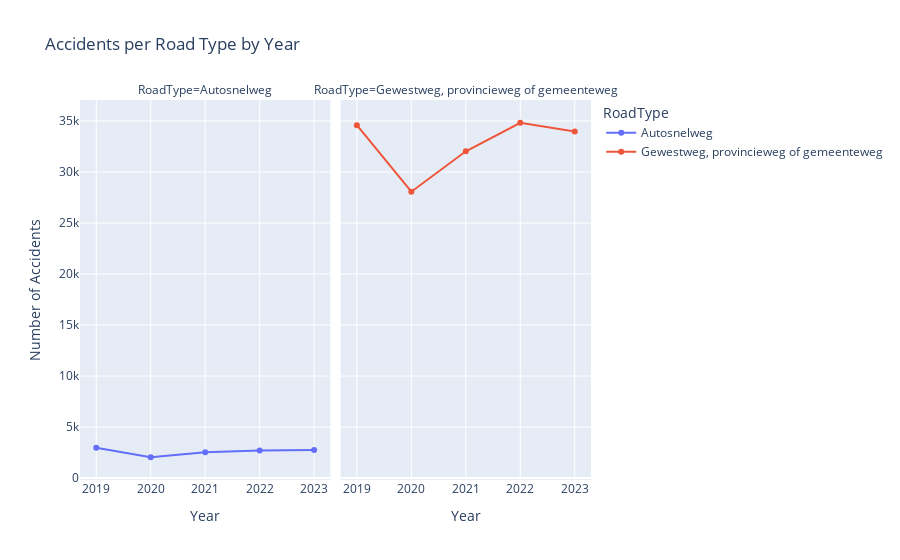

The cell this chart's notebook holds for it:
### Code cell
# Road type analysis
fig,ax=plt.subplots(figsize=(6,3))
filter_df = df[df['RoadType']!='Onbekend']
accidents_per_road = filter_df.groupby('RoadType')[['Accident']].sum()
accidents_per_road = accidents_per_road.sort_values(by='Accident',ascending=False).reset_index()
ax.pie(accidents_per_road['Accident'], labels=accidents_per_road['RoadType'], autopct='%1.1f%%', startangle=90)
ax.set_title('Accidents per Road Type')
plt.legend(title='RoadType',loc='upper right',bbox_to_anchor=(-1.2, 1))
plt.show()

# Road type analysis by year
accidents_per_road = filter_df.groupby(['Year','RoadType'])[['Accident']].sum()
accidents_per_road = accidents_per_road.reset_index()
fig=px.line(accidents_per_road, x='Year', y='Accident', title='Accidents per Road Type by Year', color='RoadType', 
        labels={'Year':'Year', 'Accident':'Number of Accidents', 'RoadType':'RoadType'},line_group='RoadType',markers=True, facet_col='RoadType')
fig.write_html('Accidents_per_RoadType_by_Year.html')

fig.show()

### Figure 1 — Plotly figure (JSON) as saved in the notebook; plotly's stock layout.template omitted (floating-point values rounded to 4 significant figures)
{"data": [{"hovertemplate": "RoadType=Autosnelweg<br>Year=%{x}<br>Number of Accidents=%{y}<extra></extra>", "legendgroup": "Autosnelweg", "line": {"color": "#636efa", "dash": "solid"}, "marker": {"symbol": "circle"}, "mode": "lines+markers", "name": "Autosnelweg", "orientation": "v", "showlegend": true, "type": "scatter", "x": [2019, 2020, 2021, 2022, 2023], "xaxis": "x", "y": [2971, 2043, 2525, 2702, 2760], "yaxis": "y"}, {"hovertemplate": "RoadType=Gewestweg, provincieweg of gemeenteweg<br>Year=%{x}<br>Number of Accidents=%{y}<extra></extra>", "legendgroup": "Gewestweg, provincieweg of gemeenteweg", "line": {"color": "#EF553B", "dash": "solid"}, "marker": {"symbol": "circle"}, "mode": "lines+markers", "name": "Gewestweg, provincieweg of gemeenteweg", "orientation": "v", "showlegend": true, "type": "scatter", "x": [2019, 2020, 2021, 2022, 2023], "xaxis": "x2", "y": [34589, 28067, 32029, 34823, 33964], "yaxis": "y2"}], "layout": {"annotations": [{"font": {}, "showarrow": false, "text": "RoadType=Autosnelweg", "x": 0.245, "xanchor": "center", "xref": "paper", "y": 1, "yanchor": "bottom", "yref": "paper"}, {"font": {}, "showarrow": false, "text": "RoadType=Gewestweg, provincieweg of gemeenteweg", "x": 0.755, "xanchor": "center", "xref": "paper", "y": 1, "yanchor": "bottom", "yref": "paper"}], "legend": {"title": {"text": "RoadType"}, "tracegroupgap": 0}, "title": {"text": "Accidents per Road Type by Year"}, "xaxis": {"anchor": "y", "domain": [0, 0.49], "title": {"text": "Year"}}, "xaxis2": {"anchor": "y2", "domain": [0.51, 1], "matches": "x", "title": {"text": "Year"}}, "yaxis": {"anchor": "x", "domain": [0, 1], "title": {"text": "Number of Accidents"}}, "yaxis2": {"anchor": "x2", "domain": [0, 1], "matches": "y", "showticklabels": false}}}
